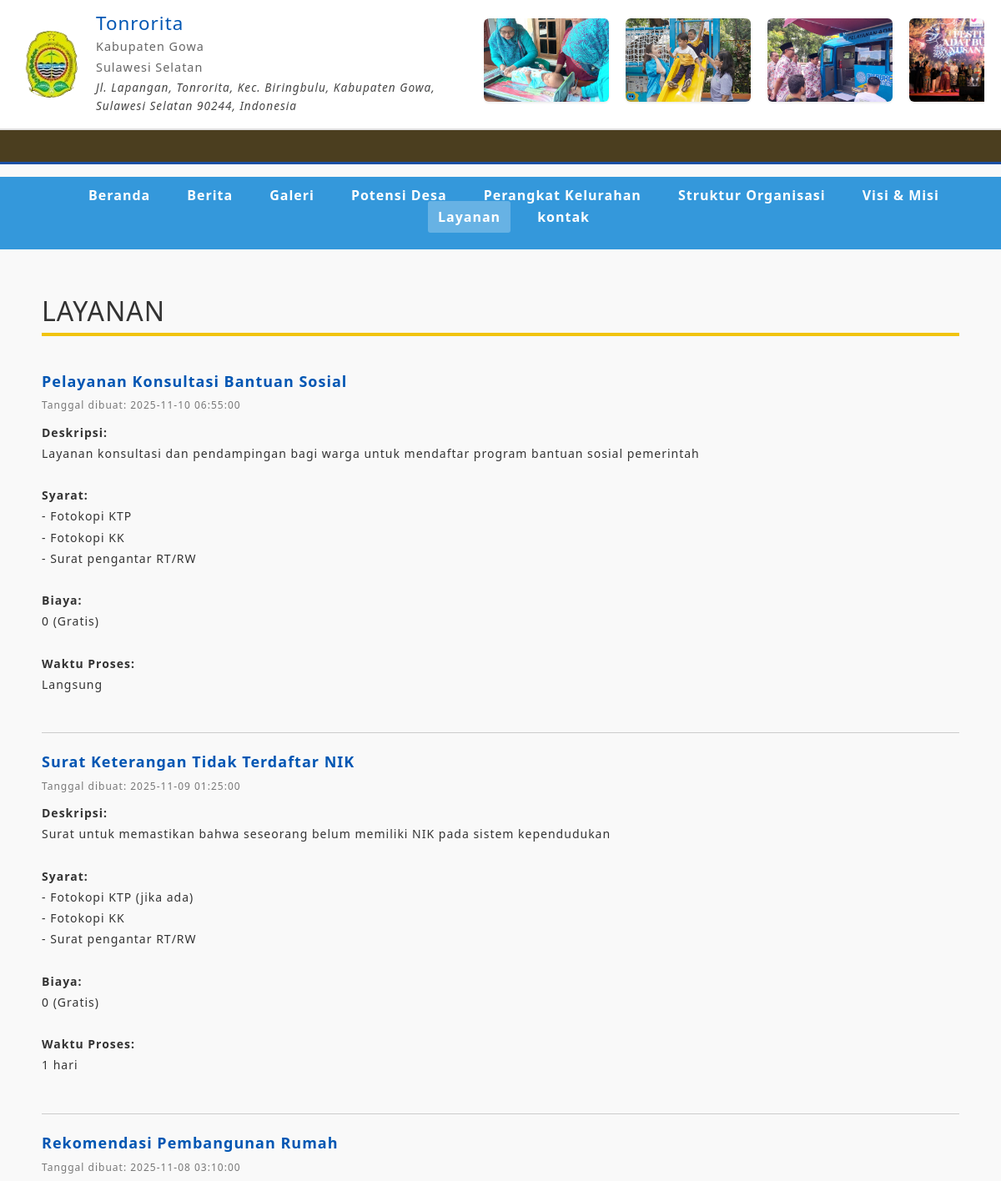
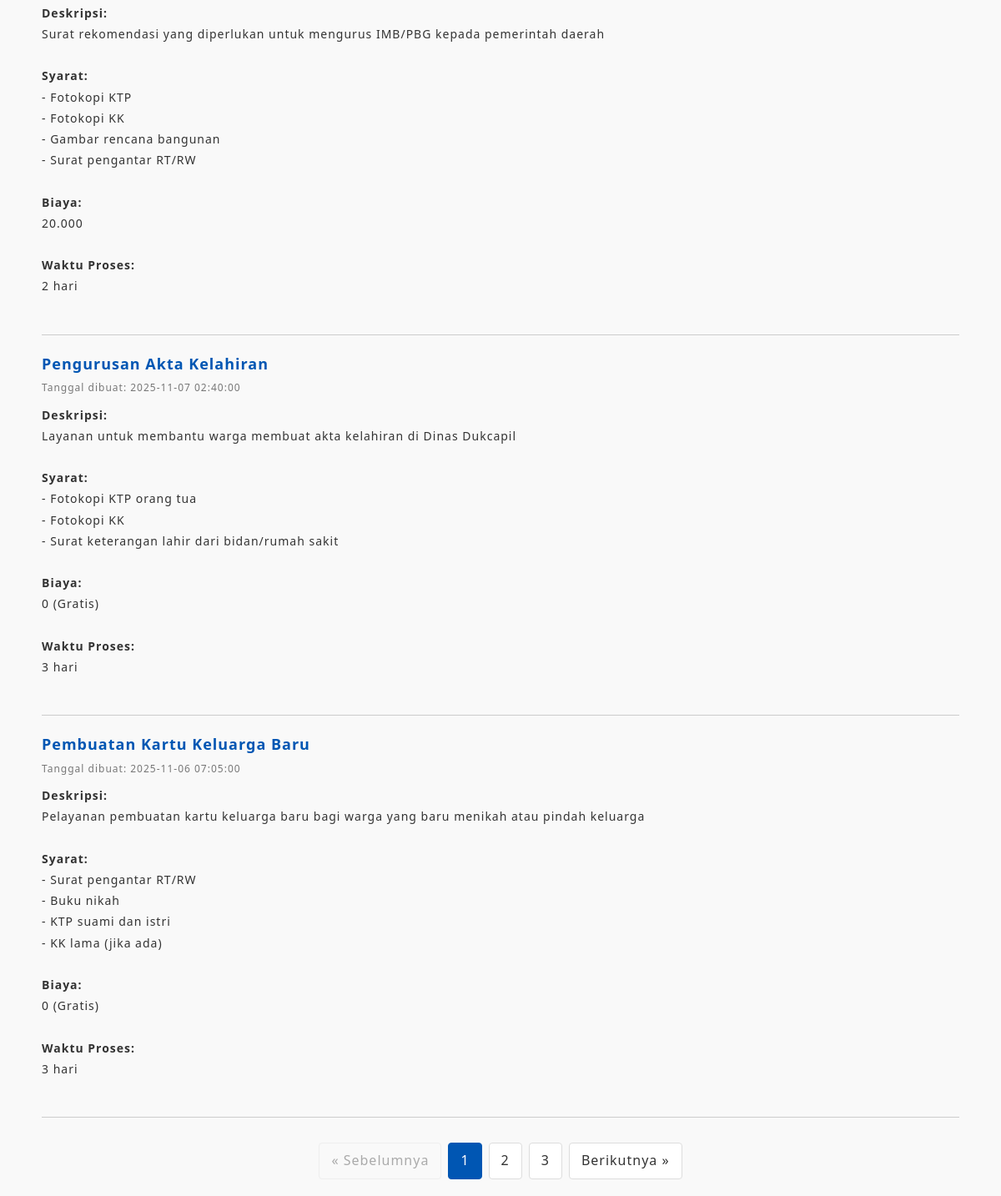
The app's page /frontend/sections/layanan.php with its own data (2 pictures, top to bottom).
### tables this page shows
CREATE TABLE `profil_kelurahan` (
  `id` int NOT NULL,
  `nama_kelurahan` varchar(150) DEFAULT NULL,
  `visi` text,
  `misi` text,
  `sejarah` text,
  `alamat` text,
  `telepon` varchar(50) DEFAULT NULL,
  `email` varchar(150) DEFAULT NULL,
  `logo` varchar(255) DEFAULT NULL,
  `created_at` timestamp NULL DEFAULT CURRENT_TIMESTAMP,
  `updated_at` timestamp NULL DEFAULT NULL
);

CREATE TABLE `galeri` (
  `id` int NOT NULL,
  `judul` varchar(150) DEFAULT NULL,
  `gambar` varchar(255) DEFAULT NULL,
  `deskripsi` text,
  `kategori` enum('kegiatan','fasilitas','umum') DEFAULT NULL,
  `created_at` timestamp NULL DEFAULT CURRENT_TIMESTAMP
);

CREATE TABLE `layanan` (
  `id` int NOT NULL,
  `nama_layanan` varchar(150) DEFAULT NULL,
  `deskripsi` text,
  `syarat` text,
  `biaya` varchar(100) DEFAULT NULL,
  `waktu_proses` varchar(100) DEFAULT NULL,
  `created_at` timestamp NULL DEFAULT CURRENT_TIMESTAMP
);

### frontend/sections/layanan.php (the view, shortened to what this page needs)
<!DOCTYPE html>
<html lang="en">
<head>
    <link href="../template_users/css/styles.css" rel="stylesheet" />
</head>
</html>
<?php
include '../../config/connection.php';
include '../partials/navbar1.php';
include '../partials/header.php';
$layanan_per_halaman = 5;
$halaman_sekarang = isset($_GET['page']) ? (int)$_GET['page'] : 1;
$offset = ($halaman_sekarang - 1) * $layanan_per_halaman;
$total_query = "SELECT COUNT(*) AS total FROM layanan";
$total_result = mysqli_query($db, $total_query);
$total_data = mysqli_fetch_assoc($total_result)['total'];
$total_halaman = ceil($total_data / $layanan_per_halaman);
$query = "SELECT * FROM layanan ORDER BY created_at DESC LIMIT $layanan_per_halaman OFFSET $offset";
$result = mysqli_query($db, $query);
?>
<!DOCTYPE html>
<body>
    <div class="container">
        <h2 style="margin: 20px 0; color:#fffffff; border-bottom: 4px solid #f1c40f; padding-bottom: 6px;">
            LAYANAN
        </h2>
        <?php if (mysqli_num_rows($result) > 0): ?>
            <?php while ($l = mysqli_fetch_assoc($result)): ?>
                <div class="berita-item">
                    <div class="berita-judul">
                        <?= htmlspecialchars($l['nama_layanan']); ?>
                    </div>
                    <div class="berita-meta">
                        Tanggal dibuat: <?= htmlspecialchars($l['created_at']); ?>
                    </div>
                    <div class="berita-konten">
                        <div class="berita-teks">
                            <strong>Deskripsi:</strong><br>
                            <?= nl2br(htmlspecialchars($l['deskripsi'])); ?><br><br>
                            <strong>Syarat:</strong><br>
                            <?= nl2br(htmlspecialchars($l['syarat'])); ?><br><br>
                            <strong>Biaya:</strong><br>
                            <?= nl2br(htmlspecialchars($l['biaya'])); ?><br><br>
                            <strong>Waktu Proses:</strong><br>
                            <?= nl2br(htmlspecialchars($l['waktu_proses'])); ?><br><br>
                        </div>
                    </div>
                </div>
            <?php endwhile; ?>
            <div class="pagination">
                <?php if ($halaman_sekarang > 1): ?>
                    <a href="?page=<?= $halaman_sekarang - 1; ?>">&laquo; Sebelumnya</a>
                <?php else: ?>
                    <span class="disabled">&laquo; Sebelumnya</span>
                <?php endif; ?>
                <?php for ($i = 1; $i <= $total_halaman; $i++): ?>
                    <?php if ($i == $halaman_sekarang): ?>
                        <span class="active"><?= $i; ?></span>
                    <?php else: ?>
                        <a href="?page=<?= $i; ?>"><?= $i; ?></a>
                    <?php endif; ?>
                <?php endfor; ?>
                <?php if ($halaman_sekarang < $total_halaman): ?>
                    <a href="?page=<?= $halaman_sekarang + 1; ?>">Berikutnya &raquo;</a>
                <?php else: ?>
                    <span class="disabled">Berikutnya &raquo;</span>
                <?php endif; ?>
            </div>
        <?php else: ?>
            <p>Tidak ada layanan tersedia.</p>
        <?php endif; ?>
    </div>
</body>
</html>

### frontend/partials/navbar1.php (shortened to what this page needs)
<header class="header">
    <div class="header-top">
        <?php
        include_once __DIR__ . '/../config/connection.php';
        $query = "SELECT * FROM profil_kelurahan LIMIT 1";
        $result = $db->query($query);
        $profil = $result->fetch_assoc();
        $current_page = basename($_SERVER['PHP_SELF']);
        ?>
        <div class="header-flex-container">
            <div class="logo-container">
                <img src="../../storages/logo/1763007596_logokelurah-removebg-preview.png"
                    alt="Logo <?= htmlspecialchars($profil['nama_kelurahan']) ?>"
                    class="logo">
                <div class="header-info">
                    <h1><?= htmlspecialchars($profil['nama_kelurahan']) ?></h1>
                    <p>Kabupaten Gowa</p>
                    <p>Sulawesi Selatan</p>
                    <p class="address"><?= htmlspecialchars($profil['alamat']) ?></p>
                </div>
            </div>
            <div class="header-right-content">
                <div class="image-row">
                    <div class="track">
                        <?php
                        $qGaleri = "SELECT id, gambar FROM galeri ORDER BY id DESC LIMIT 8";
                        $rGaleri = $db->query($qGaleri);
                        $gambar_list = [];
                        while ($row = $rGaleri->fetch_assoc()) {
                            $gambar_list[] = $row;
                        }
                        foreach ($gambar_list as $row) {
                        ?>
                            <a href="../sections/detail_berita.php?id=<?= $row['id'] ?>">
                                <img src="../../storages/galeri/<?= $row['gambar'] ?>" class="small-img">
                            </a>
                        <?php } ?>
                    </div>
                </div>
            </div>
        </div>
    </div>
    <div class="running-text-container">
        <div class="running-text">
        </div>
    </div>
    <nav class="main-nav">
        <ul>
            <li><a href="../sections/home.php" class="<?= ($current_page == 'home.php') ? 'active' : '' ?>">Beranda</a></li>
            <li><a href="../sections/berita.php" class="<?= ($current_page == 'berita.php') ? 'active' : '' ?>">Berita</a></li>
            <li><a href="../sections/galeri.php" class="<?= ($current_page == 'galeri.php') ? 'active' : '' ?>">Galeri</a></li>
            <li><a href="../sections/potensi_desa.php" class="<?= ($current_page == 'potensi_desa.php') ? 'active' : '' ?>">Potensi Desa</a></li>
            <li><a href="../sections/perangkat_kelurahan.php" class="<?= ($current_page == 'perangkat_kelurahan.php') ? 'active' : '' ?>">Perangkat Kelurahan</a></li>
            <li><a href="../sections/struktur_organisasi.php" class="<?= ($current_page == 'struktur_organisasi.php') ? 'active' : '' ?>">Struktur Organisasi</a></li>
            <li><a href="../sections/visi_misi.php" class="<?= ($current_page == 'visi_misi.php') ? 'active' : '' ?>">Visi & Misi</a></li>
            <li><a href="../sections/layanan.php" class="<?= ($current_page == 'layanan.php') ? 'active' : '' ?>">Layanan</a></li>
            <li><a href="../sections/kontak.php" class="<?= ($current_page == 'kontak.php') ? 'active' : '' ?>">kontak</a></li>
        </ul>
    </nav>
</header>

### frontend/partials/navbar1.php (style rules this page uses)
.header-top { display: flex; justify-content: space-between; align-items: center; padding: 15px 20px; background-color: #fff; border-bottom: 2px solid #e0e0e0; }
.header-flex-container { display: flex; justify-content: space-between; align-items: center; width: 100%; }
.logo-container { display: flex; align-items: center; gap: 15px; }
.logo { width: 80px; aspect-ratio: 1/1; object-fit: cover; border-radius: 50%; }
.header-info h1 { font-size: 1.4em; margin: 0; color: #0056b3; }
.header-info p { margin: 2px 0; font-size: 0.9em; color: #666; }
.header-info .address { font-size: 0.85em; font-style: italic; color: #444; }
.image-row { overflow: hidden; width: 600px; height: 110px; position: relative; border-radius: 6px; }
.track { display: flex; gap: 20px; width: max-content; animation: sepur 18s linear infinite; }
.small-img { width: 150px; height: 100px; object-fit: cover; border-radius: 6px; box-shadow: 0 1px 3px rgba(0, 0, 0, 0.1); transition: 0.2s; }
.running-text-container { width: 100%; background: #4b3e1f; color: yellow; font-weight: bold; padding: 6px 0; overflow: hidden; position: relative; border-bottom: 3px solid #1a4fa3; }
.running-text { display: inline-block; white-space: nowrap; padding-left: 100%; animation: runText 18s linear infinite; font-size: 14px; letter-spacing: 1px; }
.main-nav a.active { background-color: rgba(255, 255, 255, 0.25); border-radius: 3px; }

### frontend/sections/layanan.php (style rules this page uses)
* { margin: 0; padding: 0; box-sizing: border-box; }
body { font-family: 'Segoe UI', Tahoma, Geneva, Verdana, sans-serif; line-height: 1.6; color: #333; background-color: #f9f9f9; }
.container { width: 1200px; margin: 0 auto; padding: 20px; }
.main-nav { background-color: #3498db; padding: 10px 0; margin: 15px 0; }
.main-nav ul { display: flex; list-style: none; justify-content: center; flex-wrap: wrap; }
.main-nav li { margin: 0 10px; }
.main-nav a { color: white; text-decoration: none; padding: 8px 12px; font-weight: bold; transition: background-color 0.3s; }
.berita-item { border-bottom: 1px solid #ccc; padding: 20px 0; }
.berita-judul { font-size: 18px; font-weight: bold; color: #0056b3; text-decoration: none; display: block; margin-bottom: 5px; }
.berita-meta { font-size: 12px; color: #777; margin-bottom: 10px; }
.berita-konten { display: flex; align-items: flex-start; gap: 15px; }
.berita-teks { flex: 1; font-size: 14px; text-align: justify; line-height: 1.8; }
.pagination { display: flex; justify-content: center; margin-top: 30px; gap: 8px; flex-wrap: wrap; }
.pagination a, .pagination span { display: inline-block; padding: 8px 14px; text-decoration: none; border: 1px solid #ddd; color: #333; background: #fff; border-radius: 4px; transition: all 0.3s; }
.pagination .active { background-color: #0056b3; color: white; border-color: #0056b3; pointer-events: none; }
.pagination .disabled { color: #aaa; background: #f9f9f9; border-color: #eee; pointer-events: none; }

### records on screen
profil_kelurahan: nama_kelurahan "Tonrorita", alamat "Jl. Lapangan, Tonrorita, Kec. Biringbulu, Kabupaten Gowa, Sulawesi Selatan 90244, Indonesia"
galeri: gambar (picture)
galeri: gambar (picture)
galeri: gambar (picture)
galeri: gambar (picture)
layanan: nama_layanan "Pelayanan Konsultasi Bantuan Sosial", created_at "2025-11-10 06:55:00", deskripsi "Layanan konsultasi dan pendampingan bagi warga untuk mendaftar program bantuan sosial pemerintah", syarat "- Fotokopi KTP - Fotokopi KK - Surat pengantar RT/RW", biaya "0 (Gratis)", waktu_proses "Langsung"
layanan: nama_layanan "Surat Keterangan Tidak Terdaftar NIK", created_at "2025-11-09 01:25:00", deskripsi "Surat untuk memastikan bahwa seseorang belum memiliki NIK pada sistem kependudukan", syarat "- Fotokopi KTP (jika ada) - Fotokopi KK - Surat pengantar RT/RW", biaya "0 (Gratis)", waktu_proses "1 hari"
layanan: nama_layanan "Rekomendasi Pembangunan Rumah", created_at "2025-11-08 03:10:00", deskripsi "Surat rekomendasi yang diperlukan untuk mengurus IMB/PBG kepada pemerintah daerah", syarat "- Fotokopi KTP - Fotokopi KK - Gambar rencana bangunan - Surat pengantar RT/RW", biaya "20.000", waktu_proses "2 hari"
layanan: nama_layanan "Pengurusan Akta Kelahiran", created_at "2025-11-07 02:40:00", deskripsi "Layanan untuk membantu warga membuat akta kelahiran di Dinas Dukcapil", syarat "- Fotokopi KTP orang tua - Fotokopi KK - Surat keterangan lahir dari bidan/rumah sakit", biaya "0 (Gratis)", waktu_proses "3 hari"
layanan: nama_layanan "Pembuatan Kartu Keluarga Baru", created_at "2025-11-06 07:05:00", deskripsi "Pelayanan pembuatan kartu keluarga baru bagi warga yang baru menikah atau pindah keluarga", syarat "- Surat pengantar RT/RW - Buku nikah - KTP suami dan istri - KK lama (jika ada)", biaya "0 (Gratis)", waktu_proses "3 hari"
